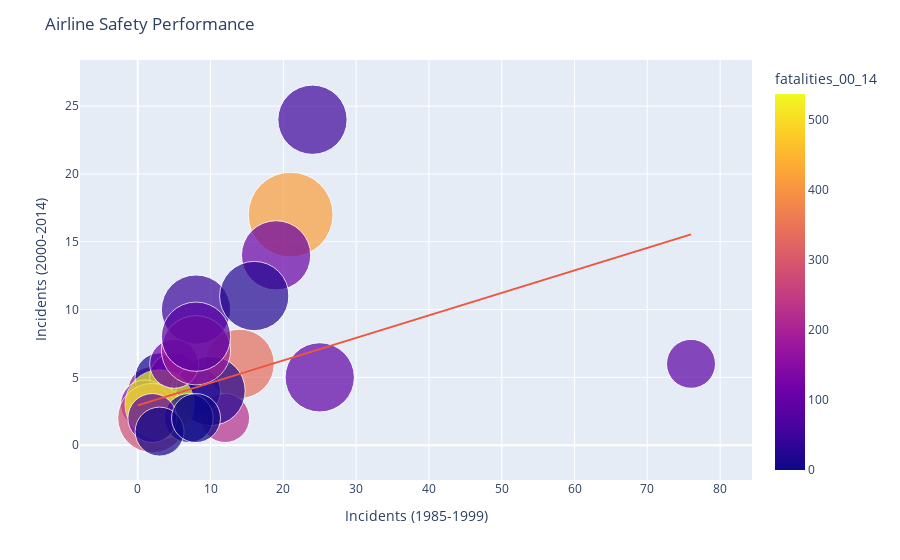

Notebook code cell kept with this figure:
### Code cell
if __name__ == '__main__':
    main()

### Figure 1 — Plotly figure (JSON) as saved in the notebook; plotly's stock layout.template omitted (floating-point values rounded to 4 significant figures)
{"data": [{"hovertemplate": "<b>%{hovertext}</b><br><br>incidents_85_99=%{x}<br>incidents_00_14=%{y}<br>fatal_accidents_00_14=%{marker.size}<br>fatalities_00_14=%{marker.color}<extra></extra>", "hovertext": ["Aer Lingus", "Aeroflot*", "Aerolineas Argentinas", "Aeromexico*", "Air Canada", "Air France", "Air India*", "Air New Zealand*", "Alaska Airlines*", "Alitalia", "All Nippon Airways", "American*", "Austrian Airlines", "Avianca", "British Airways*", "Cathay Pacific*", "China Airlines", "Condor", "COPA", "Delta / Northwest*", "Egyptair", "El Al", "Ethiopian Airlines", "Finnair", "Garuda Indonesia", "Gulf Air", "Hawaiian Airlines", "Iberia", "Japan Airlines", "Kenya Airways", "KLM*", "Korean Air", "LAN Airlines", "Lufthansa*", "Malaysia Airlines", "Pakistan International", "Philippine Airlines", "Qantas*", "Royal Air Maroc", "SAS*", "Saudi Arabian", "Singapore Airlines", "South African", "Southwest Airlines", "Sri Lankan / AirLanka", "SWISS*", "TACA", "TAM", "TAP - Air Portugal", "Thai Airways", "Turkish Airlines", "United / Continental*", "US Airways / America West*", "Vietnam Airlines", "Virgin Atlantic", "Xiamen Airlines"], "legendgroup": "", "marker": {"color": [0, 88, 0, 0, 0, 337, 158, 7, 88, 0, 0, 416, 0, 0, 0, 0, 225, 0, 0, 51, 14, 0, 92, 0, 22, 143, 0, 0, 0, 283, 0, 0, 0, 0, 537, 46, 1, 0, 0, 110, 0, 83, 0, 0, 0, 0, 3, 188, 0, 1, 84, 109, 23, 0, 0, 0], "coloraxis": "coloraxis", "size": [0, 1, 0, 0, 0, 2, 1, 1, 1, 0, 0, 3, 0, 0, 0, 0, 1, 0, 0, 2, 1, 0, 2, 0, 2, 1, 0, 0, 0, 2, 0, 0, 0, 0, 2, 2, 1, 0, 0, 1, 0, 1, 0, 0, 0, 0, 1, 2, 0, 1, 2, 2, 2, 0, 0, 0], "sizemode": "area", "sizeref": 0.0008333, "symbol": "circle"}, "mode": "markers", "name": "", "orientation": "v", "showlegend": false, "type": "scatter", "x": [2, 76, 6, 3, 2, 14, 2, 3, 5, 7, 3, 21, 1, 5, 4, 0, 12, 2, 3, 24, 8, 1, 25, 1, 10, 1, 0, 4, 3, 2, 7, 12, 3, 6, 3, 8, 7, 1, 5, 5, 7, 2, 2, 1, 2, 2, 3, 8, 0, 8, 8, 19, 16, 7, 1, 9], "xaxis": "x", "y": [0, 6, 1, 5, 2, 6, 4, 5, 5, 4, 7, 17, 1, 0, 6, 2, 2, 0, 0, 24, 4, 1, 5, 0, 4, 3, 1, 5, 0, 2, 1, 1, 0, 3, 3, 10, 2, 5, 3, 6, 11, 2, 1, 8, 4, 3, 1, 7, 0, 2, 8, 14, 11, 1, 0, 2], "yaxis": "y"}, {"hovertemplate": "<b>OLS trendline</b><br>incidents_00_14 = 0.165977 * incidents_85_99 + 2.93352<br>R<sup>2</sup>=0.162416<br><br>incidents_85_99=%{x}<br>incidents_00_14=%{y} <b>(trend)</b><extra></extra>", "legendgroup": "", "marker": {"symbol": "circle"}, "mode": "lines", "name": "", "showlegend": false, "type": "scatter", "x": [0, 0, 0, 1, 1, 1, 1, 1, 1, 1, 2, 2, 2, 2, 2, 2, 2, 2, 2, 3, 3, 3, 3, 3, 3, 3, 3, 4, 4, 5, 5, 5, 5, 6, 6, 7, 7, 7, 7, 7, 8, 8, 8, 8, 8, 9, 10, 12, 12, 14, 16, 19, 21, 24, 25, 76], "xaxis": "x", "y": [2.934, 2.934, 2.934, 3.099, 3.099, 3.099, 3.099, 3.099, 3.099, 3.099, 3.265, 3.265, 3.265, 3.265, 3.265, 3.265, 3.265, 3.265, 3.265, 3.431, 3.431, 3.431, 3.431, 3.431, 3.431, 3.431, 3.431, 3.597, 3.597, 3.763, 3.763, 3.763, 3.763, 3.929, 3.929, 4.095, 4.095, 4.095, 4.095, 4.095, 4.261, 4.261, 4.261, 4.261, 4.261, 4.427, 4.593, 4.925, 4.925, 5.257, 5.589, 6.087, 6.419, 6.917, 7.083, 15.55], "yaxis": "y"}], "layout": {"coloraxis": {"colorbar": {"title": {"text": "fatalities_00_14"}}, "colorscale": [[0, "#0d0887"], [0.1111, "#46039f"], [0.2222, "#7201a8"], [0.3333, "#9c179e"], [0.4444, "#bd3786"], [0.5556, "#d8576b"], [0.6667, "#ed7953"], [0.7778, "#fb9f3a"], [0.8889, "#fdca26"], [1, "#f0f921"]]}, "legend": {"itemsizing": "constant", "tracegroupgap": 0}, "margin": {"t": 60}, "title": {"text": "Airline Safety Performance"}, "xaxis": {"anchor": "y", "domain": [0, 1], "title": {"text": "Incidents (1985-1999)"}}, "yaxis": {"anchor": "x", "domain": [0, 1], "title": {"text": "Incidents (2000-2014)"}}}}
